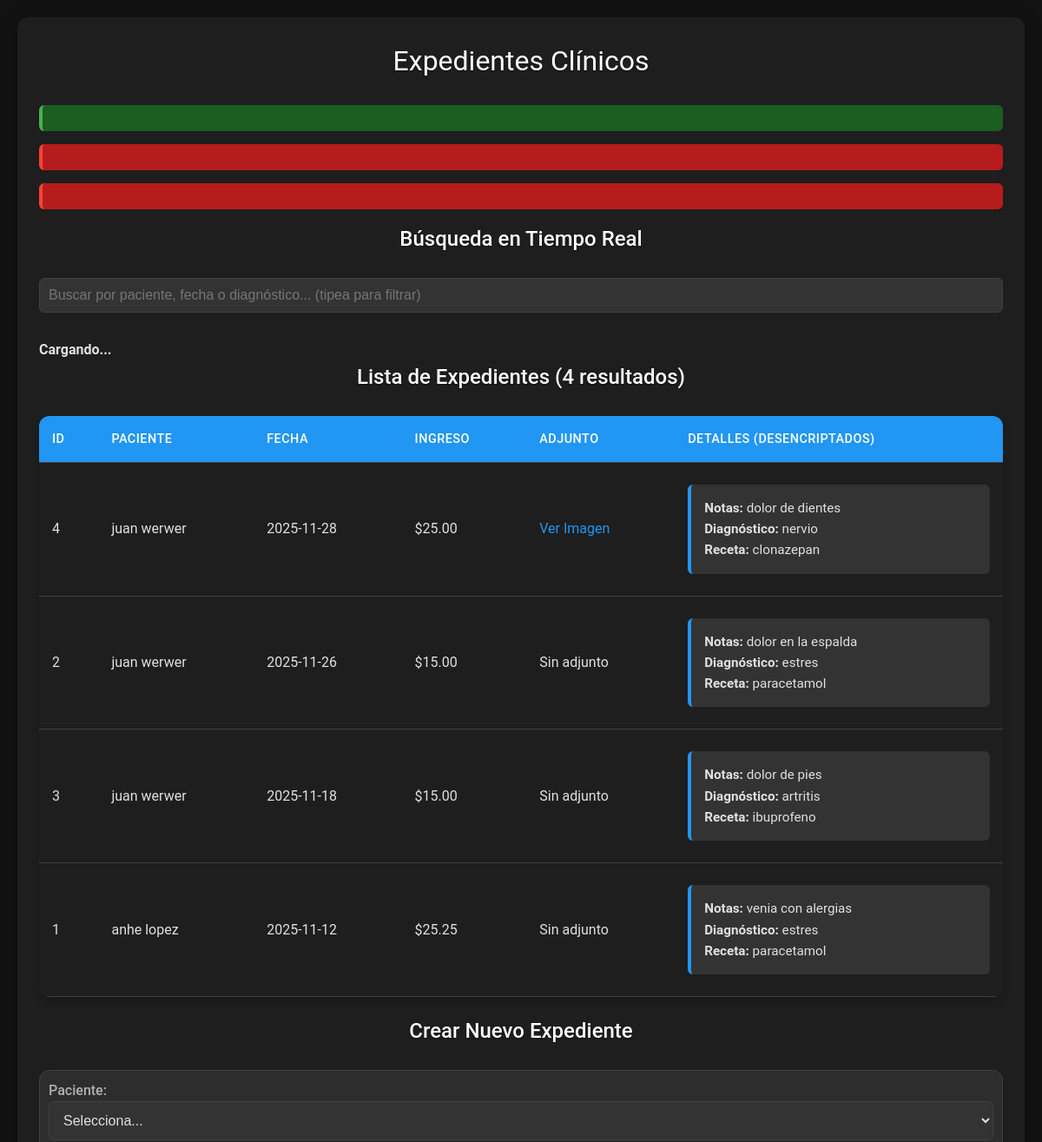
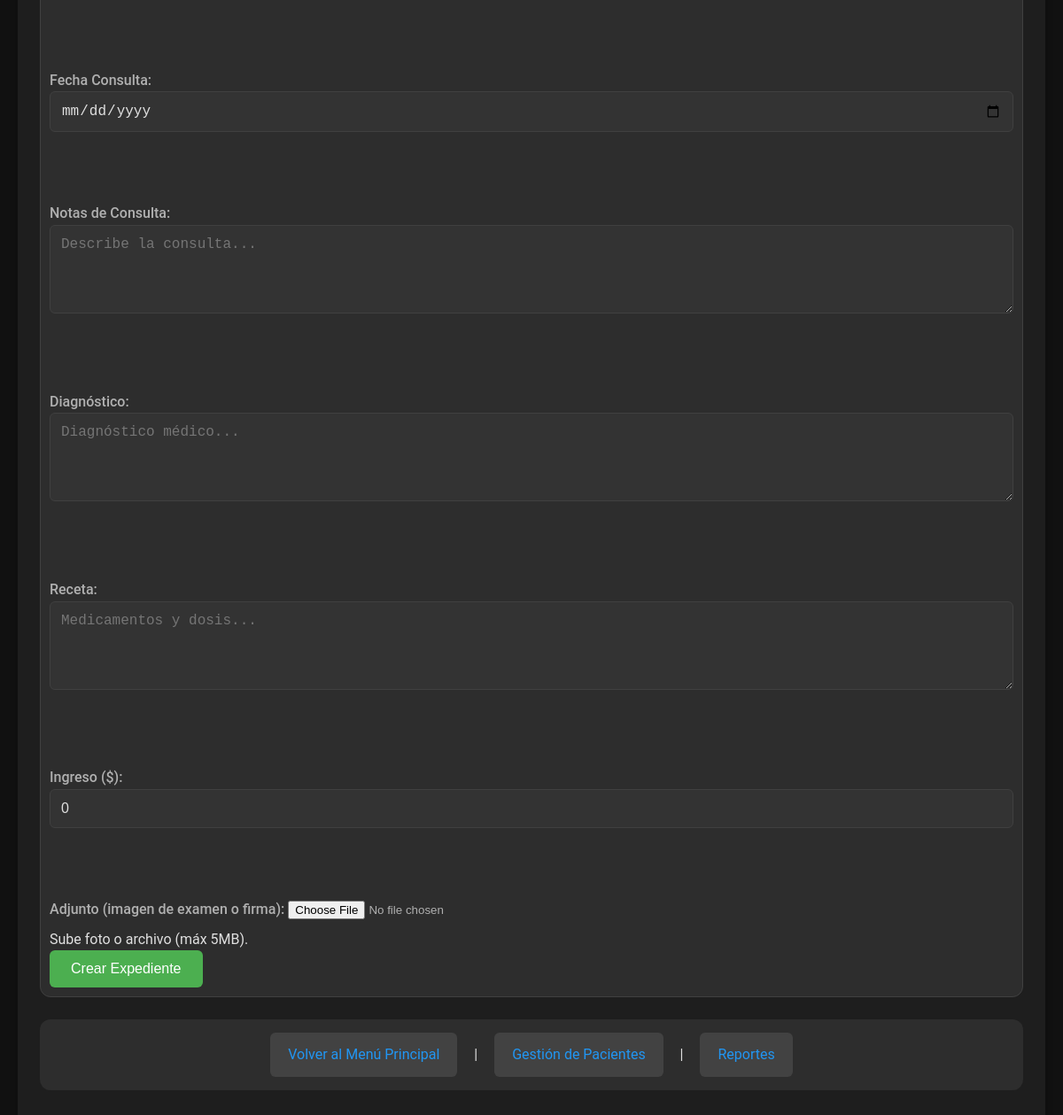
Page /expedientes.php (signed in) on the committed database (2 pictures, top to bottom).
### tables this page shows
CREATE TABLE `expedientes` (
  `id` int(11) NOT NULL,
  `paciente_id` int(11) NOT NULL,
  `doctor_id` int(11) DEFAULT 1,
  `fecha_consulta` date NOT NULL,
  `notas_consulta` text DEFAULT NULL,
  `diagnostico` text DEFAULT NULL,
  `receta` text DEFAULT NULL,
  `ingreso` decimal(10,2) DEFAULT 0.00,
  `created_at` timestamp NOT NULL DEFAULT current_timestamp(),
  `adjunto` varchar(255) DEFAULT NULL,
  `tipo_ingreso` enum('consulta','examen','receta','otro') DEFAULT 'consulta'
);

CREATE TABLE `pacientes` (
  `id` int(11) NOT NULL,
  `nombre` varchar(100) NOT NULL,
  `apellido` varchar(100) NOT NULL,
  `email` varchar(100) NOT NULL,
  `telefono` varchar(20) DEFAULT NULL,
  `fecha_nacimiento` date DEFAULT NULL,
  `historial_medico` text DEFAULT NULL,
  `alergias` text DEFAULT NULL,
  `created_at` timestamp NOT NULL DEFAULT current_timestamp()
);

### config.php (called while the page is built, shortened)
<?php
$base_key = 'mi-clave-secreta-super-larga-para-aes-256';
$encryption_key = hash('sha256', $base_key, true);
function decryptData($data, $key) {
    list($encrypted_data, $iv) = explode('::', base64_decode($data), 2);
    $decrypted = openssl_decrypt($encrypted_data, 'AES-256-CBC', $key, 0, $iv);
    return $decrypted === false ? $data : $decrypted;
}
?>

### expedientes.php (the view, shortened to what this page needs)
<?php
require_once 'config.php';
$success = $error = $success_exp = $error_exp = '';
$expedientes = [];
function cargarExpedientesLocal() {
    global $pdo, $encryption_key;
    try {
        $stmt_list = $pdo->query("SELECT e.*, p.nombre, p.apellido FROM expedientes e JOIN pacientes p ON e.paciente_id = p.id ORDER BY e.fecha_consulta DESC LIMIT 50");
        $expedientes = $stmt_list->fetchAll(PDO::FETCH_ASSOC);
        return $expedientes;
    } catch (Exception $e) {
        return [];
    }
}
if ($_SERVER['REQUEST_METHOD'] !== 'POST') {
    $expedientes = cargarExpedientesLocal();
}
?>
<!DOCTYPE html>
<html lang="es">
<head>
    <link rel="stylesheet" href="styles.css">
</head>
<body>
    <div class="container">
        <h2>Expedientes Clínicos</h2>
        <?php if (isset($success_exp)) echo "<p style='color:green;'>$success_exp</p>"; ?>
        <?php if (isset($error_exp)) echo "<p style='color:red;'>$error_exp</p>"; ?>
        <?php if (isset($error)) echo "<p style='color:red;'>$error</p>"; ?>
        <div class="filtros">
            <h3>Búsqueda en Tiempo Real</h3>
            <input type="text" id="busqueda-input" placeholder="Buscar por paciente, fecha o diagnóstico... (tipea para filtrar)" style="width: 100%; padding: 10px;">
            <p id="resultado-count" style="margin-top: 10px; font-weight: bold;">Cargando...</p>
        </div>
        <h3>Lista de Expedientes (<?= count($expedientes) ?> resultados)</h3>
        <table id="tabla-expedientes">
            <thead>
                <tr><th>ID</th><th>Paciente</th><th>Fecha</th><th>Ingreso</th><th>Adjunto</th><th>Detalles (Desencriptados)</th></tr>
            </thead>
            <tbody id="tabla-body">
                <?php if (!empty($expedientes)): ?>
                    <?php foreach ($expedientes as $exp):
                        $notas_dec = decryptData($exp['notas_consulta'], $encryption_key);
                        $diagnostico_dec = decryptData($exp['diagnostico'], $encryption_key);
                        $receta_dec = decryptData($exp['receta'], $encryption_key);
                    ?>
                    <tr>
                        <td><?= $exp['id'] ?></td>
                        <td><?= htmlspecialchars($exp['nombre'] . ' ' . $exp['apellido']) ?></td>
                        <td><?= $exp['fecha_consulta'] ?></td>
                        <td>$<?= number_format($exp['ingreso'], 2) ?></td>
                        <td>
                            <?php if ($exp['adjunto']): ?>
                                <a href="#" class="adjunto-link" onclick="abrirModal('uploads/<?= htmlspecialchars($exp['adjunto']) ?>')" title="Ver en popup">Ver Imagen</a>
                            <?php else: ?>
                                Sin adjunto
                            <?php endif; ?>
                        </td>
                        <td>
                            <div class="detalle">
                                <strong>Notas:</strong> <?= htmlspecialchars($notas_dec ?: 'N/A') ?><br>
                                <strong>Diagnóstico:</strong> <?= htmlspecialchars($diagnostico_dec ?: 'N/A') ?><br>
                                <strong>Receta:</strong> <?= htmlspecialchars($receta_dec ?: 'N/A') ?>
                            </div>
                        </td>
                    </tr>
                    <?php endforeach; ?>
                <?php else: ?>
                    <tr><td colspan="6" style="text-align: center; color: #999;">No hay expedientes aún.</td></tr>
                <?php endif; ?>
            </tbody>
        </table>
        <h3>Crear Nuevo Expediente</h3>
        <form method="POST" enctype="multipart/form-data">
            <label>Paciente:
                <select name="paciente_id" required>
                    <option value="">Selecciona...</option>
                </select>
            </label><br><br>
            <label>Fecha Consulta: <input type="date" name="fecha_consulta" required></label><br><br>
            <label>Notas de Consulta: <textarea name="notas_consulta" required placeholder="Describe la consulta..."></textarea></label><br><br>
            <label>Diagnóstico: <textarea name="diagnostico" placeholder="Diagnóstico médico..."></textarea></label><br><br>
            <label>Receta: <textarea name="receta" placeholder="Medicamentos y dosis..."></textarea></label><br><br>
            <label>Ingreso ($): <input type="number" step="0.01" name="ingreso" value="0" min="0"></label><br><br>
            <div class="upload-area">
                <label>Adjunto (imagen de examen o firma): <input type="file" name="adjunto" accept="image/*" /></label>
                <p>Sube foto o archivo (máx 5MB).</p>
            </div>
            <button type="submit" name="crear_expediente">Crear Expediente</button>
        </form>
        <nav>
            <a href="index.php">Volver al Menú Principal</a> |
            <a href="pacientes.php">Gestión de Pacientes</a> |
            <a href="reportes.php">Reportes</a>
        </nav>
    </div>
</body>
</html>

### styles.css (style rules this page uses)
* { margin: 0; padding: 0; box-sizing: border-box; }
body { font-family: 'Roboto', 'Segoe UI', sans-serif; line-height: 1.6; color: #e0e0e0; background-color: #121212; padding: 20px; transition: background 0.3s ease; }
.container { max-width: 1200px; margin: 0 auto; background: #1e1e1e; border-radius: 12px; box-shadow: 0 4px 20px rgba(0, 0, 0, 0.3); padding: 25px; }
h1, h2, h3 { color: #ffffff; margin-bottom: 25px; text-align: center; text-shadow: 0 1px 2px rgba(0, 0, 0, 0.5); }
h2 { font-size: 2em; font-weight: 400; }
h3 { font-size: 1.5em; font-weight: 500; }
form { background: #2d2d2d; padding: 10px; border-radius: 12px; margin-bottom: 20px; border: 1px solid #404040; transition: box-shadow 0.3s; }
label { display: block; margin-bottom: 8px; font-weight: 500; color: #b0b0b0; }
input[type="text"], input[type="email"], input[type="password"], input[type="date"], input[type="number"], select, textarea { width: 100%; padding: 12px; border: 1px solid #404040; border-radius: 6px; font-size: 16px; margin-bottom: 20px; background: #333; color: #e0e0e0; transition: border-color 0.3s, box-shadow 0.3s; }
textarea { resize: vertical; min-height: 100px; }
button { background: #2196f3; color: #ffffff; padding: 12px 24px; border: none; border-radius: 6px; cursor: pointer; font-size: 16px; font-weight: 500; transition: background 0.3s, transform 0.1s; }
button[name="registrar_paciente"], button[name="crear_expediente"] { background: #4caf50; }
table { width: 100%; border-collapse: collapse; margin: 20px 0; background: #1e1e1e; border-radius: 12px; overflow: hidden; box-shadow: 0 4px 10px rgba(0, 0, 0, 0.2); }
th, td { padding: 15px; text-align: left; border-bottom: 1px solid #404040; }
th { background: #2196f3; color: #ffffff; font-weight: 500; text-transform: uppercase; font-size: 0.9em; letter-spacing: 0.5px; }
tr { transition: background 0.3s; }
.detalle { background: #333; padding: 15px; border-radius: 6px; margin: 10px 0; font-size: 0.95em; border-left: 4px solid #2196f3; }
p[style*="color:green"] { background: #1b5e20; color: #c8e6c9; padding: 15px; border-radius: 6px; border-left: 4px solid #4caf50; margin: 15px 0; }
p[style*="color:red"] { background: #b71c1c; color: #ffcdd2; padding: 15px; border-radius: 6px; border-left: 4px solid #f44336; margin: 15px 0; }
nav { text-align: center; margin: 25px 0; padding: 15px; background: #2d2d2d; border-radius: 12px; }
nav a { display: inline-block; margin: 0 15px; padding: 12px 20px; background: #424242; color: #e0e0e0; text-decoration: none; border-radius: 6px; transition: background 0.3s, color 0.3s; }
a[href] { color: #2196f3; text-decoration: none; transition: color 0.3s; }

### rows in the picture
expedientes: id "4", paciente.apellido "juan werwer", fecha_consulta "2025-11-28", ingreso "25.00", notas_consulta "dolor de dientes", diagnostico "nervio", receta "clonazepan"
expedientes: id "2", paciente.apellido "juan werwer", fecha_consulta "2025-11-26", ingreso "15.00", shows "Sin adjunto", notas_consulta "dolor en la espalda", diagnostico "estres", receta "paracetamol"
expedientes: id "3", paciente.apellido "juan werwer", fecha_consulta "2025-11-18", ingreso "15.00", shows "Sin adjunto", notas_consulta "dolor de pies", diagnostico "artritis", receta "ibuprofeno"
expedientes: id "1", paciente.apellido "anhe lopez", fecha_consulta "2025-11-12", ingreso "25.25", shows "Sin adjunto", notas_consulta "venia con alergias", diagnostico "estres", receta "paracetamol"

### other values in the picture
count($expedientes) "4"
